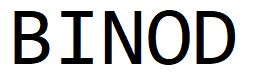
#> input picture ImageToTextPattern/text.jpg, 254 x 82 px
$ python main.py
#> lines starting #> are read from the running program, lines starting #| are printed output that depends on the picture; after the words box and inside, x2 and y2 are one past the last pixel; in counts of white or black regions, pixels touching at a corner belong together
import cv2
import numpy as np
from matplotlib import pyplot as plt

img = cv2.imread('text.jpg',0)
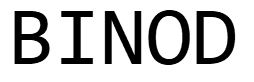
#> img: shape (82, 254); min 0, max 255, mean 198.4
img = cv2.resize(img, (100, 100))
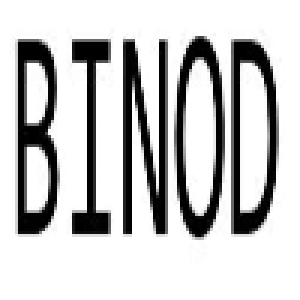
#> img: shape (100, 100) (shown 3 times larger); min 0, max 255, mean 198.3
edges = cv2.Canny(img,100,200)
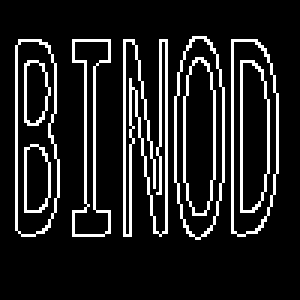
#> edges: shape (100, 100) (shown 3 times larger); 13% white in thin lines or dots, all inside (x1, y1, x2, y2) = (5, 12, 93, 80)

zero = np.argwhere(edges == 0)
#> zero = 8704 pairs, first value 0 to 99, second value 0 to 99
ones = np.argwhere(edges == 255)
#> ones = 1296 pairs, first value 12 to 79, second value 5 to 92

arr = np.empty((edges.shape[0], edges.shape[1]), dtype='str')
arr[:] = ' '

for elem in ones:
    arr[elem[0]][elem[1]] = '*'
#> this loop made 1296 passes
#> elem on passes 1 to 3: [12, 64], [12, 65], [12, 66]

np.savetxt('text.txt', arr, delimiter='', header='', comments='', fmt='%s')
